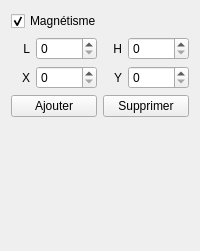
       <widget class="QWidget" name="configureCutRect">
        <attribute name="icon">
         <iconset resource="menu.qrc">
          <normaloff>:/icons/select-restangular-icon.png</normaloff>:/icons/select-restangular-icon.png</iconset>
        </attribute>
        <attribute name="title">
         <string/>
        </attribute>
        <attribute name="toolTip">
         <string>Découpage Rectangulaire</string>
        </attribute>
        <layout class="QGridLayout" name="gridLayout_2">
         <item row="0" column="0">
          <widget class="QCheckBox" name="cutRect_I_Magnetism">
           <property name="text">
            <string>Magnétisme</string>
           </property>
           <property name="icon">
            <iconset resource="menu.qrc">
             <normaloff>:/icons/magnet-icon.png</normaloff>:/icons/magnet-icon.png</iconset>
           </property>
           <property name="checked">
            <bool>true</bool>
           </property>
          </widget>
         </item>
         <item row="1" column="0">
          <layout class="QHBoxLayout" name="cutRectDim">
           <item>
            <widget class="QLabel" name="cutRect_L_Width">
             <property name="text">
              <string>L</string>
             </property>
             <property name="alignment">
              <set>Qt::AlignRight|Qt::AlignTrailing|Qt::AlignVCenter</set>
             </property>
            </widget>
           </item>
           <item>
            <widget class="QSpinBox" name="cutRect_I_Width">
             <property name="maximum">
              <number>99999</number>
             </property>
            </widget>
           </item>
           <item>
            <widget class="QLabel" name="cutRect_L_Height">
             <property name="text">
              <string>H</string>
             </property>
             <property name="alignment">
              <set>Qt::AlignRight|Qt::AlignTrailing|Qt::AlignVCenter</set>
             </property>
            </widget>
           </item>
           <item>
            <widget class="QSpinBox" name="cutRect_I_Height">
             <property name="maximum">
              <number>99999</number>
             </property>
            </widget>
           </item>
          </layout>
         </item>
         <item row="2" column="0">
          <layout class="QHBoxLayout" name="cutRectPosition">
           <item>
            <widget class="QLabel" name="cutRect_L_X">
             <property name="text">
              <string>X</string>
             </property>
             <property name="alignment">
              <set>Qt::AlignRight|Qt::AlignTrailing|Qt::AlignVCenter</set>
             </property>
            </widget>
           </item>
           <item>
            <widget class="QSpinBox" name="cutRect_I_X">
             <property name="maximum">
              <number>99999</number>
             </property>
            </widget>
           </item>
           <item>
            <widget class="QLabel" name="cutRect_L_Y">
             <property name="text">
              <string>Y</string>
             </property>
             <property name="alignment">
              <set>Qt::AlignRight|Qt::AlignTrailing|Qt::AlignVCenter</set>
             </property>
            </widget>
           </item>
           <item>
            <widget class="QSpinBox" name="cutRect_I_Y">
             <property name="maximum">
              <number>99999</number>
             </property>
            </widget>
           </item>
          </layout>
         </item>
         <item row="3" column="0">
          <layout class="QHBoxLayout" name="horizontalLayout_4">
           <item>
            <widget class="QPushButton" name="cutRect_B_Add">
             <property name="text">
              <string>Ajouter</string>
             </property>
             <property name="icon">
              <iconset resource="menu.qrc">
               <normaloff>:/icons/Add-Green-Button-icon.png</normaloff>:/icons/Add-Green-Button-icon.png</iconset>
             </property>
            </widget>
           </item>
           <item>
            <widget class="QPushButton" name="cutRect_B_Remove">
             <property name="text">
              <string>Supprimer</string>
             </property>
             <property name="icon">
              <iconset resource="menu.qrc">
               <normaloff>:/icons/Minus-Red-Button-icon.png</normaloff>:/icons/Minus-Red-Button-icon.png</iconset>
             </property>
            </widget>
           </item>
          </layout>
         </item>
         <item row="4" column="0">
          <spacer name="cutRect_PushUp">
           <property name="orientation">
            <enum>Qt::Vertical</enum>
           </property>
           <property name="sizeHint" stdset="0">
            <size>
             <width>131</width>
             <height>123</height>
            </size>
           </property>
          </spacer>
         </item>
        </layout>
       </widget>
